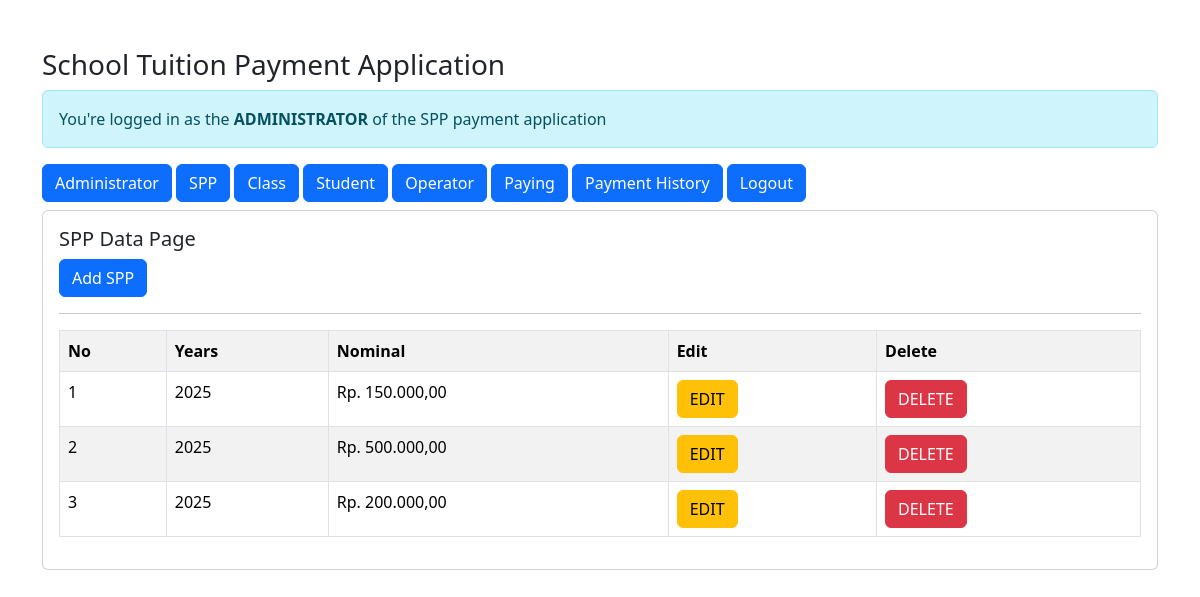
Screenshot of /admin/admin.php?url=spp (signed in) with the database file from the repository.
### tables this page shows
CREATE TABLE `spp` (
  `id_spp` int(11) NOT NULL,
  `tahun` int(11) DEFAULT NULL,
  `nominal` int(11) DEFAULT NULL
);

### admin/spp.php (the view)
<h5>SPP Data Page</h5>
<a href="?url=tambah-spp" class="btn btn-primary"> Add SPP </a>
<hr>
<table class="table table-striped table-bordered">
    <tr class="fw-bold">
        <th>No</th>
        <th>Years</th>
        <th>Nominal</th>
        <th>Edit</th>
        <th>Delete</th>
    </tr>
    <?php
    include '../koneksi.php';
    $no = 1;
    $sql = "SELECT*FROM spp ORDER BY id_spp DESC";
    $query = mysqli_query($koneksi, $sql);
    foreach ($query as $data) { ?>
        <tr>
            <td><?= $no++ ?></td>
            <td><?= $data['tahun'] ?></td>
            <td>Rp. <?= number_format($data['nominal'],2,',','.') ?></td>
            <td>
                <a href="?url=edit-spp&id_spp=<?= $data['id_spp'] ?>" class="btn btn-warning">EDIT</a>
            </td>
            <td>
                <a onclick="return confirm('Are you sure you want to delete the data?')" href="?url=hapus-spp&id_spp=<?= $data['id_spp'] ?>" class="btn btn-danger">DELETE</a>
            </td>
        </tr>
    <?php } ?>
</table>

### rows the page displays
spp: tahun "2025", nominal "150.000,00"
spp: tahun "2025", nominal "500.000,00"
spp: tahun "2025", nominal "200.000,00"
